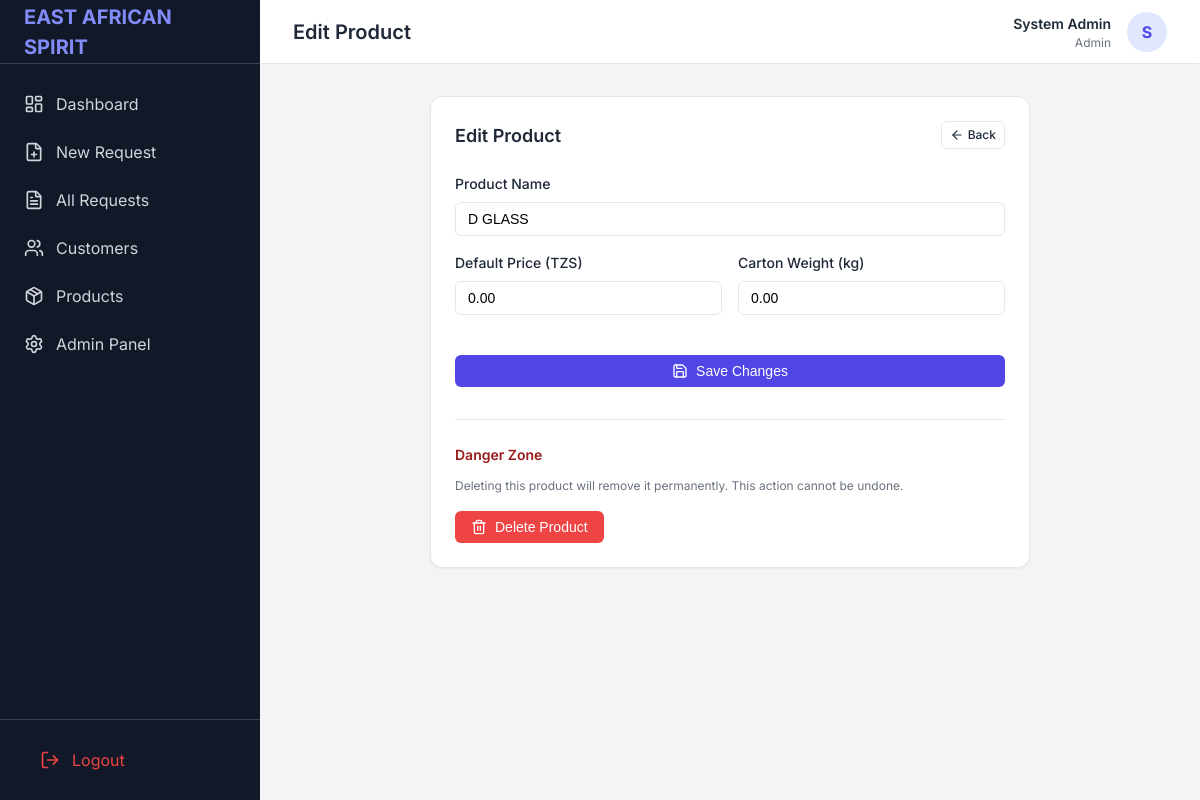
The page /edit_product.php?id=2 (signed in) on the database its author committed.
### tables this page shows
CREATE TABLE `products` (
  `id` int(11) NOT NULL AUTO_INCREMENT,
  `name` varchar(100) NOT NULL,
  `description` text DEFAULT NULL,
  `default_price` decimal(10,2) DEFAULT 0.00,
  `carton_weight` decimal(10,2) DEFAULT 0.00,
  PRIMARY KEY (`id`)
);

### edit_product.php (the view, shortened to what this page needs)
<?php
$product_id = (int)$_GET['id'];
require_once 'includes/header.php';
$stmt = $pdo->prepare("SELECT * FROM products WHERE id = ?");
$stmt->execute([$product_id]);
$product = $stmt->fetch();
?>
<div class="card" style="max-width: 600px; margin: 0 auto;">
    <div class="flex-header" style="margin-bottom: 1.5rem;">
        <h3 class="card-title" style="margin-bottom: 0;">Edit Product</h3>
        <a href="products.php" class="btn btn-secondary btn-sm">
            <i data-lucide="arrow-left" style="width: 14px; height: 14px; margin-right: 0.25rem;"></i>
            Back
        </a>
    </div>
    <form method="POST">
        <div class="form-group">
            <label class="form-label">Product Name</label>
            <input type="text" name="name" class="form-control" value="<?php echo htmlspecialchars($product['name']); ?>" required>
        </div>
        <div class="form-grid-2">
            <div class="form-group">
                <label class="form-label">Default Price (TZS)</label>
                <input type="number" name="price" class="form-control" step="0.01" value="<?php echo $product['default_price']; ?>" required>
            </div>
            <div class="form-group">
                <label class="form-label">Carton Weight (kg)</label>
                <input type="number" name="carton_weight" class="form-control" step="0.01" value="<?php echo $product['carton_weight'] ?? 0; ?>">
            </div>
        </div>
        <div style="display: flex; gap: 1rem; margin-top: 1.5rem;">
            <button type="submit" class="btn btn-primary" style="flex: 1;">
                <i data-lucide="save" style="width: 16px; height: 16px; margin-right: 0.5rem;"></i>
                Save Changes
            </button>
        </div>
    </form>
    <div style="margin-top: 2rem; padding-top: 1.5rem; border-top: 1px solid var(--border-color);">
        <h4 style="font-size: 0.875rem; font-weight: 600; color: #991b1b; margin-bottom: 0.75rem;">Danger Zone</h4>
        <p style="font-size: 0.75rem; color: var(--text-muted); margin-bottom: 1rem;">
            Deleting this product will remove it permanently. This action cannot be undone.
        </p>
        <form method="POST" onsubmit="return confirm('Are you sure you want to delete this product? This action cannot be undone.');">
            <button type="submit" class="btn btn-danger">
                <i data-lucide="trash-2" style="width: 16px; height: 16px; margin-right: 0.5rem;"></i>
                Delete Product
            </button>
        </form>
    </div>
</div>
<?php require_once 'includes/footer.php'; ?>

### assets/css/style.css (style rules this page uses)
:root { --primary-color: #4f46e5; --primary-hover: #4338ca; --secondary-color: #10b981; --accent-color: #f59e0b; --bg-color: #f3f4f6; --card-bg: #ffffff; --text-color: #1f2937; --text-muted: #6b7280; --border-color: #e5e7eb; --sidebar-width: 260px; --header-height: 64px; --glass-bg: rgba(255, 255, 255, 0.7); --glass-border: rgba(255, 255, 255, 0.3); --shadow-sm: 0 1px 2px 0 rgba(0, 0, 0, 0.05); --shadow-md: 0 4px 6px -1px rgba(0, 0, 0, 0.1), 0 2px 4px -1px rgba(0, 0, 0, 0.06); --shadow-lg: 0 10px 15px -3px rgba(0, 0, 0, 0.1), 0 4px 6px -2px rgba(0, 0, 0, 0.05); }
* { box-sizing: border-box; margin: 0; padding: 0; }
body { font-family: 'Inter', system-ui, -apple-system, sans-serif; background-color: var(--bg-color); color: var(--text-color); line-height: 1.5; }
a { text-decoration: none; color: inherit; }
.card { background-color: var(--card-bg); border-radius: 0.75rem; box-shadow: var(--shadow-sm); padding: 1.5rem; margin-bottom: 1.5rem; border: 1px solid var(--border-color); }
.btn { display: inline-flex; align-items: center; justify-content: center; padding: 0.5rem 1rem; border-radius: 0.375rem; font-weight: 500; cursor: pointer; transition: all 0.2s; border: none; font-size: 0.875rem; }
.btn-primary { background-color: var(--primary-color); color: white; }
.btn-secondary { background-color: white; border: 1px solid var(--border-color); color: var(--text-color); }
.btn-danger { background-color: #ef4444; color: white; }
.form-group { margin-bottom: 1rem; }
.form-label { display: block; font-size: 0.875rem; font-weight: 500; color: var(--text-color); margin-bottom: 0.5rem; }
.form-control { width: 100%; padding: 0.5rem 0.75rem; border-radius: 0.375rem; border: 1px solid var(--border-color); background-color: white; font-size: 0.875rem; transition: border-color 0.2s; }
.btn-sm { padding: 0.25rem 0.5rem; font-size: 0.75rem; }
.card-title { font-size: 1.125rem; font-weight: 600; margin-bottom: 1rem; }
.form-grid-2 { display: grid; grid-template-columns: 1fr 1fr; gap: 1rem; }
.flex-header { display: flex; justify-content: space-between; align-items: center; margin-bottom: 1.5rem; }

### rows shown on the page
products: name "D GLASS", price "0.00", carton_weight "0.00"

### other values the page prints
$pageTitle "Edit Product"
$user_name "System Admin"
$user_role "Admin"
substr($user_name, 0, 1) "S"
